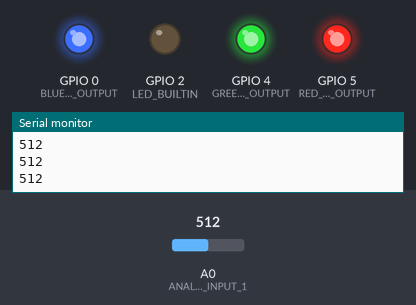
Recording of a sketch running on a simulated ESP8266 (NodeMCU). Parts: output pins drawn as LEDs (lit = HIGH, except the on-board LED, lit = LOW), the last lines printed to the serial monitor. Inputs (shaded band) come from the test bench; at power-on: A0 (ANALOG_INPUT_1) = 512.

Above: at 1.2 s.
1.3 s: A0 (ANALOG_INPUT_1) set to 494
At 2.3 s:
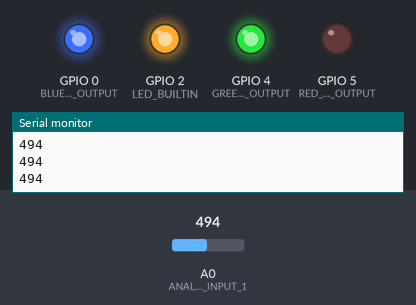
2.8 s: A0 (ANALOG_INPUT_1) set to 511
At 3.9 s:
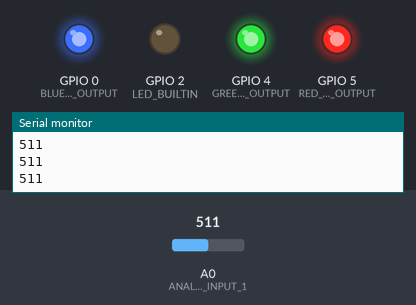
4.3 s: A0 (ANALOG_INPUT_1) set to 306
At 5.4 s:
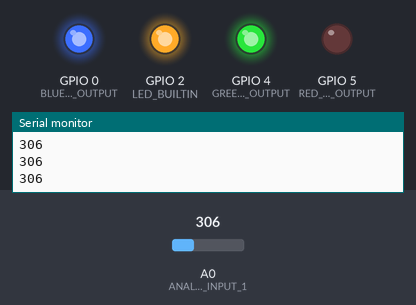
Timing chart, 0 to 7.3 s (numbered marks = the images above; inputs shaded):
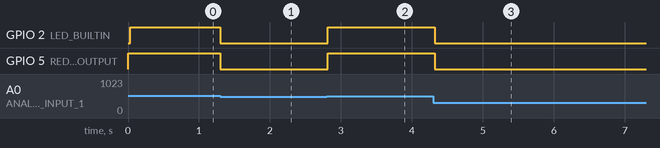

Measured:
- the behaviour switches between 511 and 510 on A0 (ANALOG_INPUT_1) (found by bisection; images 0 and 1)
- after the input at 1.3 s, GPIO 2 (LED_BUILTIN), GPIO 5 (RED_LED_OUTPUT): HIGH → LOW at once
- after the input at 2.8 s, GPIO 2 (LED_BUILTIN), GPIO 5 (RED_LED_OUTPUT): LOW → HIGH at once
- after the input at 4.3 s, GPIO 2 (LED_BUILTIN), GPIO 5 (RED_LED_OUTPUT): HIGH → LOW at once

The sketch:

halloween-havoc-sound-sensor.ino
```cpp
const int BAUD_RATE = 115200;
const int ANALOG_INPUT_1 = A0;
const int RED_LED_OUTPUT = 5;
const int GREEN_LED_OUTPUT = 4;
const int BLUE_LED_OUTPUT = 0;

int VOLUME_THRESHOLD = 511;
int DELAY = 30;
int red = 0;
int green = 0;
int blue = 0;

unsigned long prevMillis = millis();

void setup() {
  Serial.begin(BAUD_RATE);
  pinMode(ANALOG_INPUT_1, INPUT);
  pinMode(LED_BUILTIN, OUTPUT);
  pinMode(RED_LED_OUTPUT, OUTPUT);
  pinMode(GREEN_LED_OUTPUT, OUTPUT);
  pinMode(BLUE_LED_OUTPUT, OUTPUT);
  setColour(0, 0, 0);
}

void loop() {
   if (millis() > prevMillis + 32) {
    listenToMic();
   }
}

void listenToMic() {
  int volume = analogRead(ANALOG_INPUT_1);

  if (volume < VOLUME_THRESHOLD) {
    // turn LED on:
    digitalWrite(LED_BUILTIN, 0);
    setColour(255, 0, 0);
  } else {
    // turn LED off:
    digitalWrite(LED_BUILTIN, 255);
    setColour(0, 0, 0);
  }

  delay(DELAY);
  Serial.println(volume);
}

void setColour(unsigned int r, unsigned int g, unsigned int b) {
  analogWriteRange(255);
  analogWrite(RED_LED_OUTPUT, 255 - r);
  analogWriteRange(255);
  analogWrite(GREEN_LED_OUTPUT, 255 - g);
  analogWriteRange(255);
  analogWrite(BLUE_LED_OUTPUT, 255 - b);
}
```
